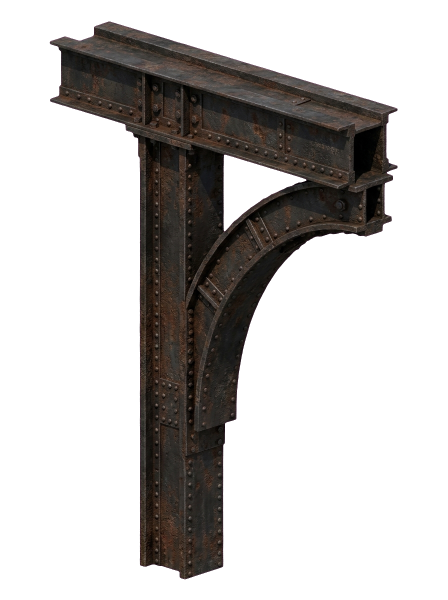
#> input picture tools/arena_1c/test_coluna_arco_cut.png, 896 x 1200 px, found by its file name (shown at 1/2 size)
$ python montar_costelas.py
#> lines starting #> are read from the running program, lines starting #| are printed output that depends on the picture
"""Montagem das Costelas de Cobertura da Redoma (Fase 1C).
- Costela transversal: arco fino de ferro rebitado cobrindo o vão de Y=384 a Y=640 (profundidade 256 de mundo -> 128 px de tela; 512 px de arquivo). Pé em +176, coroa em +224 (elevação 48 de mundo -> 192 px de arquivo).
- Espinha longitudinal: viga fina superior em Y=512 que amarra as costelas.
"""
import os
import numpy as np
from PIL import Image, ImageDraw, ImageFilter, ImageEnhance

OUT_DIR = r"c:\Users\Usuario\Documents\jogo\tools\arena_1c"
cut_col = Image.open(r"c:\Users\Usuario\Documents\jogo\tools\arena_1c\test_coluna_arco_cut.png")
#> cut_col is the input picture: PIL image 896x1200 RGBA; mean R, G, B, A 15.1, 12.8, 11.3, 75.7
# Pega textura do arco curvo da coluna
arch_tex = cut_col.crop((400, 300, 780, 800))
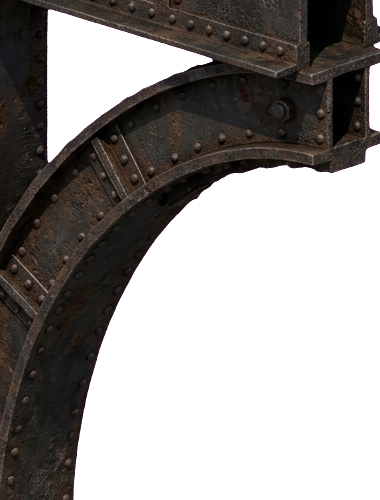
#> arch_tex: PIL image 380x500 RGBA; mean R, G, B, A 20.3, 17.3, 15.2, 122.3; transparent parts drawn white

# 1. Costela transversal (arco fino em 2.5D)
# Largura no arquivo: 16 de mundo (64 px)
# Altura no arquivo: profundidade 128 px de tela + elevação 192 px = 320 px de tela (80 de mundo).
# Mas como ela vai de Y=384 a Y=640 (256 de mundo = 128 px de tela) e sobe 192 px:
W, H = 64, 400
im_arco = Image.new("RGBA", (W, H), (0, 0, 0, 0))
#> im_arco: PIL image 64x400 RGBA; every value is 0
d = ImageDraw.Draw(im_arco)

# Traçar arco parabólico fino
# Base norte em y=208, topo em y=16, base sul em y=336
points = []
for t in np.linspace(0, 1, 60):
    # Projeção oblíqua de Y (0 a 1 -> tela Y_base a Y_sul) e Z (arco parabólico)
    y_screen = 208 + t * 128 - 4 * t * (1 - t) * 192
    x_screen = 32 + np.sin(t * np.pi) * 2
    points.append((x_screen, y_screen))

# Desenhar costela com espessura 6 px de ferro escuro com rebites
for i in range(len(points) - 1):
    p1, p2 = points[i], points[i+1]
    d.line([p1, p2], fill=(45, 38, 32, 255), width=8)
    d.line([p1, p2], fill=(85, 70, 58, 255), width=4)
    if i % 8 == 0:
        # rebite
        d.ellipse([p1[0]-3, p1[1]-3, p1[0]+3, p1[1]+3], fill=(140, 110, 85, 255))

im_arco.save(os.path.join(OUT_DIR, "arena_costela_arco_v1.png"))
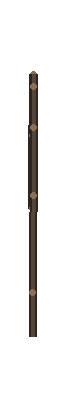
#> saved as arena_costela_arco_v1.png: PIL image 64x400 RGBA; mean R, G, B, A 6.2, 5.1, 4.2, 23.3; transparent parts drawn white
print("Costela arco salva:", im_arco.size)
#| Costela arco salva: (64, 400)

# 2. Espinha longitudinal (módulo de 64 px de mundo -> 256 px de arquivo)
# Barra fina de ferro rebitada de 256 x 32 px
im_espinha = Image.new("RGBA", (256, 32), (0, 0, 0, 0))
#> im_espinha: PIL image 256x32 RGBA; every value is 0
d_esp = ImageDraw.Draw(im_espinha)
d_esp.rectangle([0, 8, 255, 23], fill=(45, 38, 32, 255), outline=(25, 20, 16, 255), width=2)
d_esp.rectangle([0, 11, 255, 17], fill=(85, 72, 60, 255))
# Rebites espaçados a cada 32 px
for rx in range(16, 256, 32):
    d_esp.ellipse([rx-3, 13, rx+3, 19], fill=(140, 110, 85, 255))

im_espinha.save(os.path.join(OUT_DIR, "arena_costela_espinha_v1.png"))
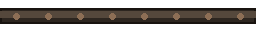
#> saved as arena_costela_espinha_v1.png: PIL image 256x32 RGBA; mean R, G, B, A 31, 25.8, 21.2, 127.5; transparent parts drawn white
print("Costela espinha salva:", im_espinha.size)
#| Costela espinha salva: (256, 32)

$ run again, with tools/arena_1c/arena_portao_lutadores_aberto_v1.png copied over tools/arena_1c/test_coluna_arco_cut.png
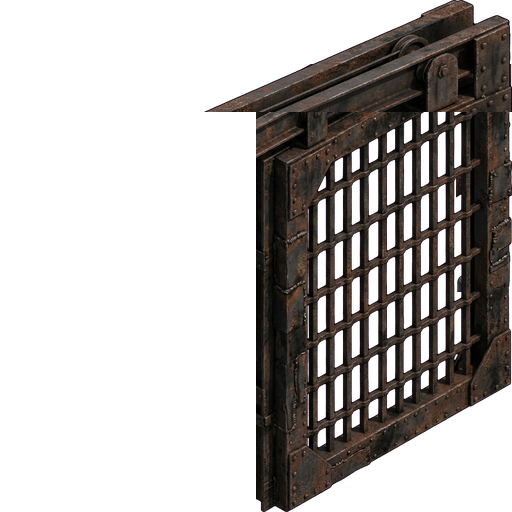
#> input picture tools/arena_1c/arena_portao_lutadores_aberto_v1.png, 512 x 512 px, found by its file name
#> cut_col is the input picture: PIL image 512x512 RGBA; mean R, G, B, A 18, 14.6, 12.9, 88.5
#> `arch_tex = cut_col.crop((400, 300, 780, 800))`:
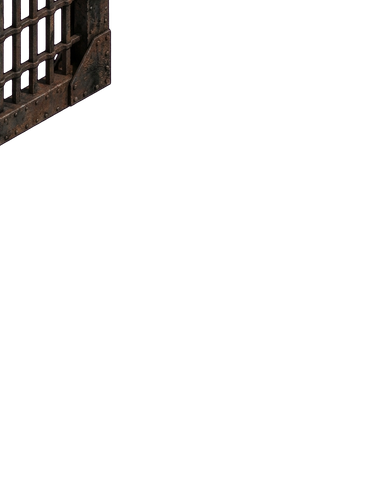
#> arch_tex: PIL image 380x500 RGBA; mean R, G, B, A 3, 2.4, 2, 14.4; transparent parts drawn white
#> im_arco: PIL image 64x400 RGBA; every value is 0
#| Costela arco salva: (64, 400)
#> im_espinha: PIL image 256x32 RGBA; every value is 0
#| Costela espinha salva: (256, 32)

$ run again, with tools/arena_1c/arena_portao_lutadores_abrindo_v1.png copied over tools/arena_1c/test_coluna_arco_cut.png
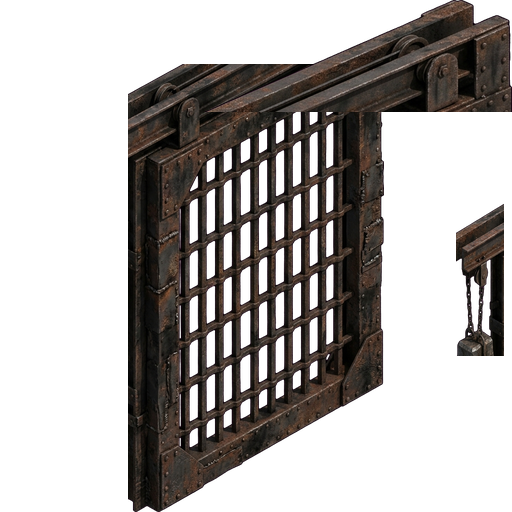
#> input picture tools/arena_1c/arena_portao_lutadores_abrindo_v1.png, 512 x 512 px, found by its file name
#> cut_col is the input picture: PIL image 512x512 RGBA; mean R, G, B, A 20.1, 16.4, 14.5, 98.4
#> `arch_tex = cut_col.crop((400, 300, 780, 800))`:
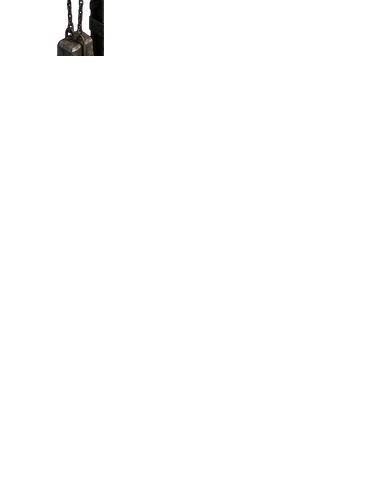
#> arch_tex: PIL image 380x500 RGBA; mean R, G, B, A 0.4, 0.4, 0.3, 2.4; transparent parts drawn white
#> im_arco: PIL image 64x400 RGBA; every value is 0
#| Costela arco salva: (64, 400)
#> im_espinha: PIL image 256x32 RGBA; every value is 0
#| Costela espinha salva: (256, 32)

$ run again, with tools/arena_1c/arena_portao_lutadores_fechado_v1.png copied over tools/arena_1c/test_coluna_arco_cut.png
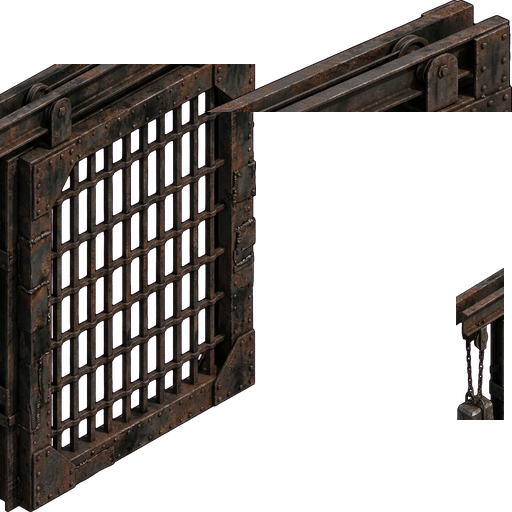
#> input picture tools/arena_1c/arena_portao_lutadores_fechado_v1.png, 512 x 512 px, found by its file name
#> cut_col is the input picture: PIL image 512x512 RGBA; mean R, G, B, A 21.1, 17.2, 15.2, 103.4
#> `arch_tex = cut_col.crop((400, 300, 780, 800))`:
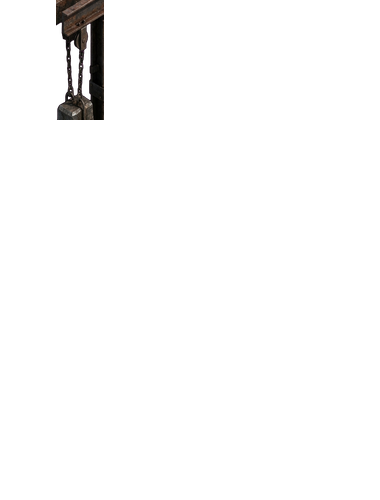
#> arch_tex: PIL image 380x500 RGBA; mean R, G, B, A 1.1, 0.9, 0.8, 5.5; transparent parts drawn white
#> im_arco: PIL image 64x400 RGBA; every value is 0
#| Costela arco salva: (64, 400)
#> im_espinha: PIL image 256x32 RGBA; every value is 0
#| Costela espinha salva: (256, 32)
